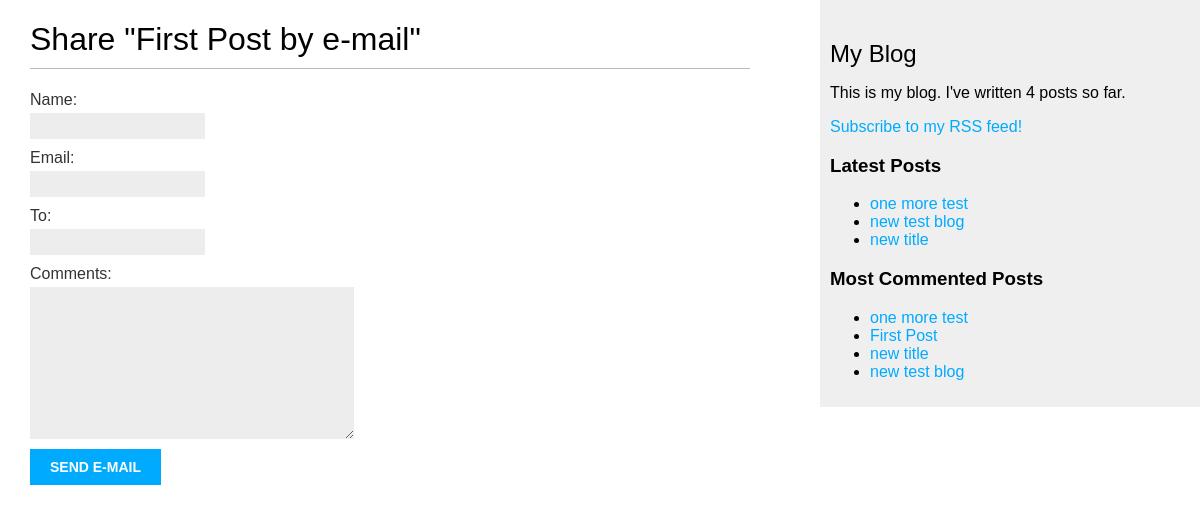
Before: /blog/2/share/ with the older database file.
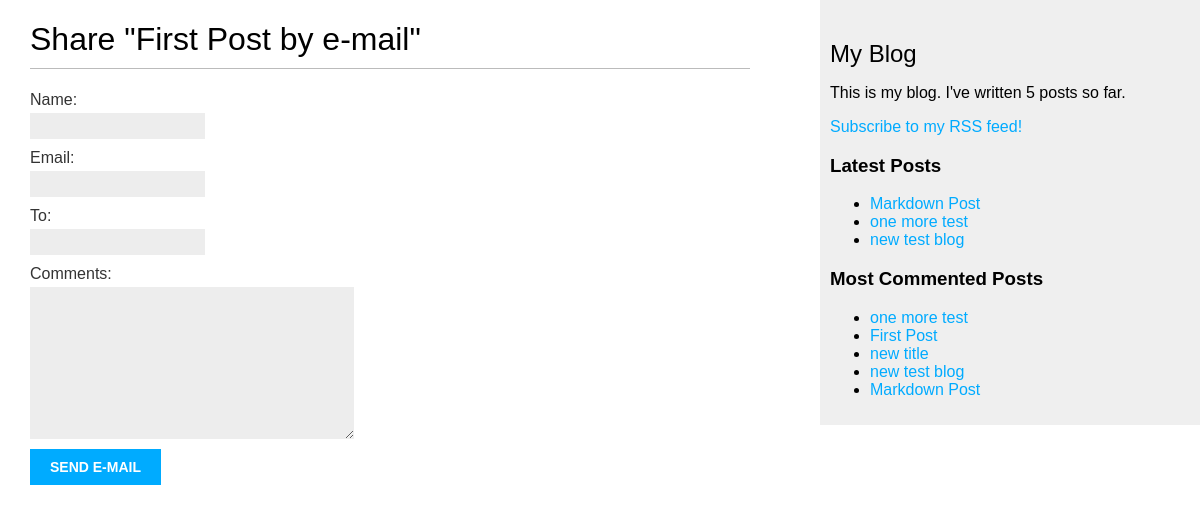
After: the same page with the newer database file.
### blog/models.py (models this page shows, shortened)
class Post (models.Model):
  tags = TaggableManager()
  STATUS_CHOICES = {
    ('draft', 'Draft'),
    ('published', 'Published'),
  }
  title = models.CharField(max_length=250)
  slug = models.SlugField(max_length=250, unique_for_date='publish')
  author = models.ForeignKey(User, on_delete=models.CASCADE, related_name='blog_posts')
  body = models.TextField('')
  publish = models.DateTimeField(default=timezone.now)
  created = models.DateField(auto_now_add=True)
  updated = models.DateTimeField(auto_now=True)
  status = models.CharField(max_length=10, choices=STATUS_CHOICES, default='draft')
  objects = models.Manager()
  published = PublishedManager()
  def get_absolute_url(self):
    return reverse('blog:post_detail',
                    args=[self.publish.year,
                          self.publish.month,
                          self.publish.day, self.slug])
  class Meta:
    ordering = ('-publish',)

### blog/views.py (the view)
# urls.py: path('<int:post_id>/share/', views.post_share, name='post_share'),
def post_share(request, post_id):
  post = get_object_or_404(Post, id=post_id, status='published')
  sent = False
  if request.method == 'POST':
    form = EmailPostForm(request.POST)
    if form.is_valid():
      cd = form.cleaned_data
      post_url = request.build_absolute_uri(post.get_absolute_url())
      subject = f"{cd['name']} recommends you read " f"{post.title}"
      message = f"Read {post.title} at {post_url}\n\n" \
                f"{cd['name']}\'s comments: {cd['comments']}"
      send_mail(subject, message, 'admin@myblog.com', [cd['to']])
      sent = True
  else:
    form = EmailPostForm()
  return render(request, 'blog/post/share.html', {'post': post, 'form': form, 'sent': sent})

### blog/forms.py
class EmailPostForm(forms.Form):
  name = forms.CharField(max_length=25)
  email = forms.EmailField()
  to = forms.EmailField()
  comments = forms.CharField(required=False, widget=forms.Textarea)

### blog/models.py (called while the page is built)
  def get_queryset(self):
    return super(PublishedManager, self).get_queryset().filter(status='published')

### blog/templatetags/blog_tags.py (called while the page is built)
@register.simple_tag
def total_posts():
  return Post.published.count()

@register.simple_tag
def get_most_commented_posts(count=5):
  return Post.published.annotate(total_comments=Count('comments')).order_by('-total_comments')[:count]

@register.inclusion_tag('blog/post/latest_posts.html')
def show_latest_posts(count=5):
  latest_posts = Post.published.order_by('-publish')[:count]
  return {'latest_posts': latest_posts}

### blog/templates/blog/post/share.html (shortened to what this page needs)
{% extends 'blog/base.html' %}
{% block content %}
  {% if sent %}
    <h1>Email sent successfully</h1>
    <p>
      "{{ post.title }}" was successfully sent to {{ form.cleaned_data.to }}!
    </p>
  {% else %}
    <h1>Share "{{ post.title }} by e-mail"</h1>
    <form method="post">
      {{ form.as_p }}
      <input type="submit" value="Send e-mail">
    </form>
  {% endif %}
{% endblock %}

### blog/templates/blog/base.html (shortened to what this page needs)
{% load blog_tags %}
{% load static %}
<!DOCTYPE html>
<html>
  <head>
    <link href="{% static "css/blog.css" %}" rel="stylesheet">
  </head>
  <body>
    <div id="content">
      {% block content %}
      {% endblock %}
    </div>
    <div id="sidebar">
      <h2>My Blog</h2>
      <p>This is my blog. I've written {% total_posts %} posts so far.</p>
      <p>
        <a href="{% url "blog:post_feed" %}">Subscribe to my RSS feed!</a>
      </p>
      <h3>Latest Posts</h3>
      {% show_latest_posts 3 %}
      <h3>Most Commented Posts</h3>
      {% get_most_commented_posts as most_commented_posts %}
      <ul>
        {% for post in most_commented_posts %}
          <li>
            <a href="{{ post.get_absolute_url }}">{{ post.title }}</a>
          </li>
        {% endfor %}
      </ul>
    </div>
  </body>
</html>

### blog/templates/blog/post/latest_posts.html
<ul>
  {% for post in latest_posts %}
    <li>
      <a href="{{ post.get_absolute_url }}">{{ post.title }}</a>
    </li>
  {% endfor %}
</ul>

Changed rows visible on the page:
no longer on one of the page's lists (row unchanged): Post: title "new title"
added Post: title "Markdown Post"
Other visible differences:
text no longer shown: "4"
text now shown: "5"
